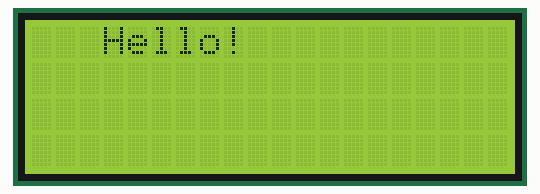
This sketch was run on a simulated Arduino Uno, built with avr-gcc and run on an emulated ATmega328P. Parts: 20×4 character LCD.

Above: at 1.6 s.
At 2.6 s:
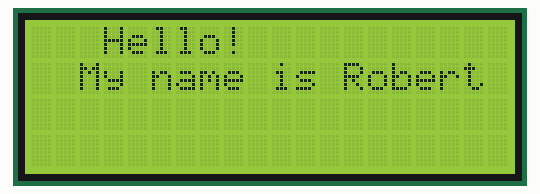
At 3.7 s:
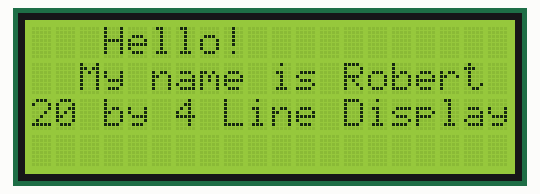
At 5.7 s:
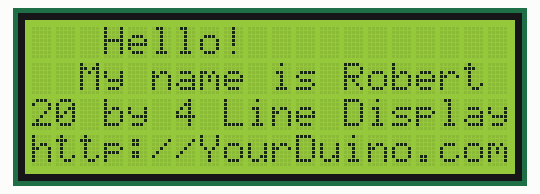
At 13.7 s:
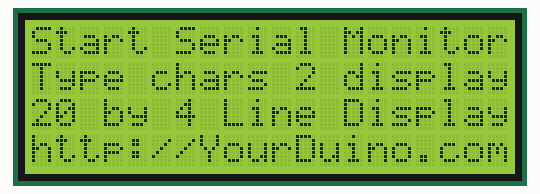

Measured:
- what the display in image 0 shows lasts 1.0 s, from 1.6 s to 2.6 s
- what the display in image 2 shows lasts 2.0 s, from 3.6 s to 5.6 s
- what the display in image 3 shows lasts 8.1 s, from 5.6 s to 13.7 s

The sketch:

lcd_i2c.ino
```cpp
/* YourDuino.com Example Software Sketch
 20 character 4 line I2C Display
 Backpack Interface labelled "LCM1602 IIC  A0 A1 A2"
 terry@yourduino.com */

/*-----( Import needed libraries )-----*/
#include <Wire.h>  // Comes with Arduino IDE
// Get the LCD I2C Library here:
// https://bitbucket.org/fmalpartida/new-liquidcrystal/downloads
// Move any other LCD libraries to another folder or delete them
// See Library "Docs" folder for possible commands etc.
#include <LiquidCrystal_I2C.h>

/*-----( Declare Constants )-----*/
//none
/*-----( Declare objects )-----*/
// set the LCD address to 0x20 for a 20 chars 4 line display
// Set the pins on the I2C chip used for LCD connections:
//                    addr, en,rw,rs,d4,d5,d6,d7,bl,blpol
LiquidCrystal_I2C lcd(0x27, 2, 1, 0, 4, 5, 6, 7, 3, POSITIVE);


/*-----( Declare Variables )-----*/
//none

void setup()   /*----( SETUP: RUNS ONCE )----*/
{
  Serial.begin(9600);  // Used to type in characters

  lcd.begin(20,4);         // initialize the lcd for 20 chars 4 lines and turn on backlight

// ------- Quick 3 blinks of backlight  -------------
  for(int i = 0; i< 3; i++)
  {
    lcd.backlight();
    delay(250);
    lcd.noBacklight();
    delay(250);
  }
  lcd.backlight(); // finish with backlight on

//-------- Write characters on the display ----------------
// NOTE: Cursor Position: CHAR, LINE) start at 0
  lcd.setCursor(3,0); //Start at character 4 on line 0
  lcd.print("Hello!");
  delay(1000);
  lcd.setCursor(2,1);
  lcd.print("My name is Robert");
  delay(1000);
  lcd.setCursor(0,2);
  lcd.print("20 by 4 Line Display");
  lcd.setCursor(0,3);
  delay(2000);
  lcd.print("http://YourDuino.com");
  delay(8000);
// Wait and then tell user they can start the Serial Monitor and type in characters to
// Display. (Set Serial Monitor option to "No Line Ending")
  lcd.setCursor(0,0); //Start at character 0 on line 0
  lcd.print("Start Serial Monitor");
  lcd.setCursor(0,1);
  lcd.print("Type chars 2 display");


}/*--(end setup )---*/


void loop()   /*----( LOOP: RUNS CONSTANTLY )----*/
{

}/* --(end main loop )-- */


/* ( THE END ) */
```
